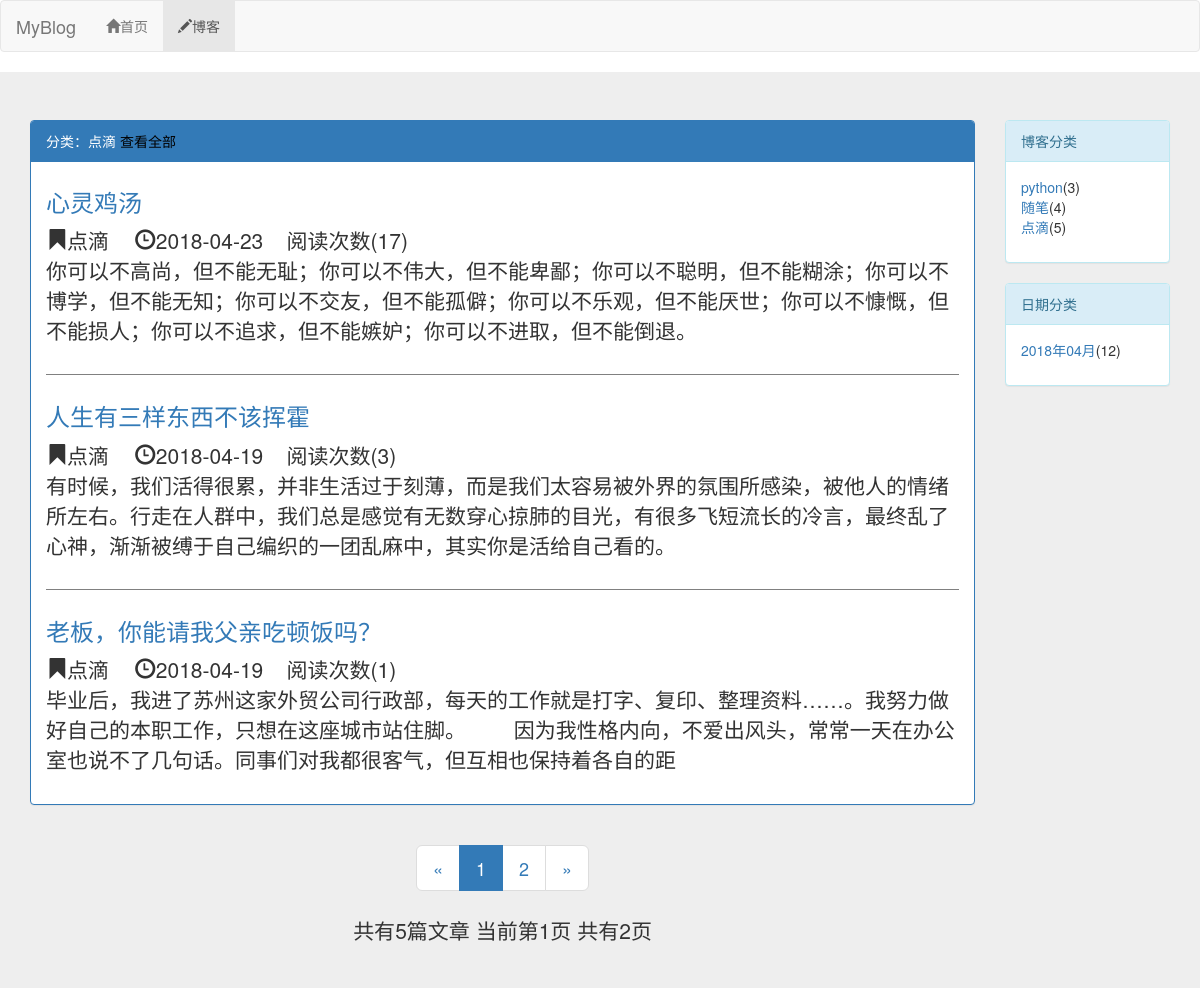
Page /blog/type/3 on the committed database.
### blog/models.py (models this page shows, shortened)
class BlogType(models.Model):
    type_name=models.CharField(max_length=15)
    def __str__(self):
        return self.type_name

class Blog(models.Model,ReadNumExpandMethod):
    title=models.CharField(max_length=50)
    blog_type=models.ForeignKey(BlogType,on_delete=models.DO_NOTHING)
    content=RichTextUploadingField()
    read_details=GenericRelation(ReadDetail)
    author=models.ForeignKey(User,on_delete=models.DO_NOTHING)
    creat_time=models.DateTimeField(auto_now_add=True)
    last_updated_time=models.DateTimeField(auto_now=True)
    class Meta:
        ordering=['-creat_time']

### read_statistics/models.py (models this page shows)
class ReadNum(models.Model):
    read_num=models.IntegerField(default=0)
    content_type = models.ForeignKey(ContentType, on_delete=models.DO_NOTHING)
    object_id = models.PositiveIntegerField()
    content_object = GenericForeignKey('content_type', 'object_id')

### blog/views.py (the view)
# urls.py: path('type/<int:blog_type_pk>',views.blogs_with_type,name='blogs_with_type'),
def blogs_with_type(request,blog_type_pk):
    blog_type=get_object_or_404(BlogType,pk=blog_type_pk)
    blogs_all_list=Blog.objects.filter(blog_type=blog_type)
    context=get_blog_list_common_data(request,blogs_all_list)
    context['blog_type']=blog_type
    return render_to_response('blog/blogs_with_type.html',context)

### read_statistics/models.py (called while the page is built)
    def get_read_num(self):
        try:
            ct = ContentType.objects.get_for_model(self)
            readnum = ReadNum.objects.get(content_type=ct, object_id=self.pk)
            return readnum.read_num
        except exceptions.ObjectDoesNotExist:
            return 0

### blog/templates/blog/blogs_with_type.html (shortened to what this page needs)
{% extends "blog/blog_list.html" %}
{% block blog_list_title %}
     分类：{{ blog_type.type_name }}
      <a href="{% url 'blog_list' %}" style="color:black">查看全部</a>
{% endblock %}

### blog/templates/blog/blog_list.html (shortened to what this page needs)
{% extends "base.html" %}
{% block nav_blog_active %} active {% endblock %}
{% load staticfiles %}
{% block hearder_extend %}
    <link rel="stylesheet" href="{% static 'blog/blog.css' %}">
{% endblock %}
{% block content %}
<div class="jumbotron">
<div class="container">
  <div class="row">
    <div class="col-xs-12 col-sm-8 col-md-9 col-lg-10">
        <div class="panel panel-primary">
            <div class="panel-heading">{% block blog_list_title %}{% endblock blog_list_title %}   </div>
            <div class="panel-body">
              {% for blog in blogs %}
                <div class="blog">
                        <h3> <a href="{% url 'blog_detail' blog.pk %}" style="text-decoration:none">{{ blog.title }}</a></h3>
                        <p class="blog-info">
                            <span class="glyphicon glyphicon-bookmark"></span>{{ blog.blog_type }}
                            <span class="glyphicon glyphicon-time" style="margin-left:20px"></span>{{ blog.creat_time|date:"Y-m-d" }}
                             &nbsp;&nbsp;&nbsp;阅读次数({{ blog.get_read_num }})
                        </p>
                    <p>{{ blog.content|striptags|truncatechars:120}}</p>
                </div>
                {% empty %}
                <div class="blog">
                    <h3>暂无博客，请期待</h3>
                </div>
                {% endfor %}
            </div>
          </div>
          <div class="paginator" aria-label="Page navigation">
            <ul class="pagination pagination-lg">
                <li>
                    {% if page_of_blogs.has_previous%}
                        <a href="?page={{ page_of_blogs.previous_page_number }}" aria-label="Previous">
                         <span aria-hidden="true">&laquo;</span>
                        </a>
                    {% else %}
                    <span aria-hidden="true">&laquo;</span>
                    {% endif %}
                </li>
                {% for page_num in page_range %}
                     {% if page_num == page_of_blogs.number %}
                    <li class="active">
                        <span>{{ page_num }}</span>
                    </li>
                     {% else %} {% if page_num == '...' %}
                    <li>
                        <span>{{ page_num }}</span>
                    </li>
                    {% else %}
                    <li>
                        <a href="?page={{ page_num }}">{{ page_num }}</a>
                    </li>
                    {% endif %} {% endif %} {% endfor %}
                <li>
                    {% if page_of_blogs.has_next%}
                         <a href="?page={{ page_of_blogs.next_page_number }}" aria-label="Next">
                         <span aria-hidden="true">&raquo;</span>
                        </a>
                    {% else %}
                        <span aria-hidden="true">&raquo;</span>
                    {% endif %}
                </li>
            </ul>
              <p>
                  共有{{ page_of_blogs.paginator.count }}篇文章
                  当前第{{ page_of_blogs.number }}页
                  共有{{ page_of_blogs.paginator.num_pages }}页
              </p>
          </div>
    </div>
    <div class="hidden-xs col-sm-4 col-md-3 col-lg-2">
        <div class="panel panel-info">
            <div class="panel-heading">博客分类</div>
            <div class="panel-body">
                <ul class="blog-types">
                    {%  for blog_type in blog_types %}
                        <li>
                          <a href="{% url 'blogs_with_type' blog_type.pk %}">{{ blog_type.type_name }}</a>({{ blog_type.blog_count }})
                        </li>
                    {% empty %}
                         <li>暂无分类</li>
                    {% endfor %}
                  </ul>
            </div>
        </div>
        <div class="panel panel-info">
            <div class="panel-heading">日期分类</div>
            <div class="panel-body">
                <ul class="blog-types">
                    {%  for blog_date,blog_count in blog_dates.items %}
                        <li>
                          <a href="{% url 'blogs_with_date' blog_date.year blog_date.month %}">{{ blog_date|date:"Y年m月" }}</a>({{ blog_count }})
                        </li>
                    {% empty %}
                         <li>暂无分类</li>
                    {% endfor %}
                  </ul>
            </div>
        </div>
    </div>
  </div>
</div>
</div>
{% endblock%}

### static/base.css (style rules this page uses)
* { margin: 0; padding: 0; }
ul { list-style-type: none; }

### blog/static/blog/blog.css (style rules this page uses)
ul.blog-types { list-style-type: none; }
div.blog:not(:last-child) { margin-bottom: 2em; padding-bottom: 1em; border-bottom: 1px solid grey; }
div.blog p.blog-info { margin-bottom: 0; }
div.blog h3 { margin-top: 0.5em; }
div.paginator { text-align: center; }

### rows in the picture
BlogType: type_name "点滴", blog_count "5"
Blog: title "心灵鸡汤", blog_type "点滴", creat_time "2018-04-23", get_read_num "17", content "你可以不高尚，但不能无耻；你可以不伟大，但不能卑鄙；你可以不聪明，但不能糊涂；你可以不博学，但不能无知；你可以不交友，但不能孤僻；你可以不乐观，但不能厌世；你可以不慷慨，但不能损人；你可以不追求，但不能嫉妒；你可以不进取，但不能倒退。"
Blog: title "人生有三样东西不该挥霍", blog_type "点滴", creat_time "2018-04-19", get_read_num "3", content "有时候，我们活得很累，并非生活过于刻薄，而是我们太容易被外界的氛围所感染，被他人的情绪所左右。行走在人群中，我们总是感觉有无数穿心掠肺的目光，有很多飞短流长的冷言，最终乱了心神，渐渐被缚于自己编织的一团乱麻中，其实你是活给自己看的。"
Blog: title "老板，你能请我父亲吃顿饭吗？", blog_type "点滴", creat_time "2018-04-19", get_read_num "1", content "毕业后，我进了苏州这家外贸公司行政部，每天的工作就是打字、复印、整理资料……。我努力做好自己的本职工作，只想在这座城市站住脚。 因为我性格内向，不爱出风头，常常一天在办公室也说不了几句话。同事们对我都很客气，但互相也保持着各自的距"
BlogType: type_name "python", blog_count "3"
BlogType: type_name "随笔", blog_count "4"

### other values in the picture
{{ page_num }} "1"
{{ page_num }} "2"
{{ page_of_blogs.paginator.count }} "5"
{{ page_of_blogs.number }} "1"
{{ page_of_blogs.paginator.num_pages }} "2"
{{ blog_date|date:"Y年m月" }} "2018年04月"
{{ blog_count }} "12"
